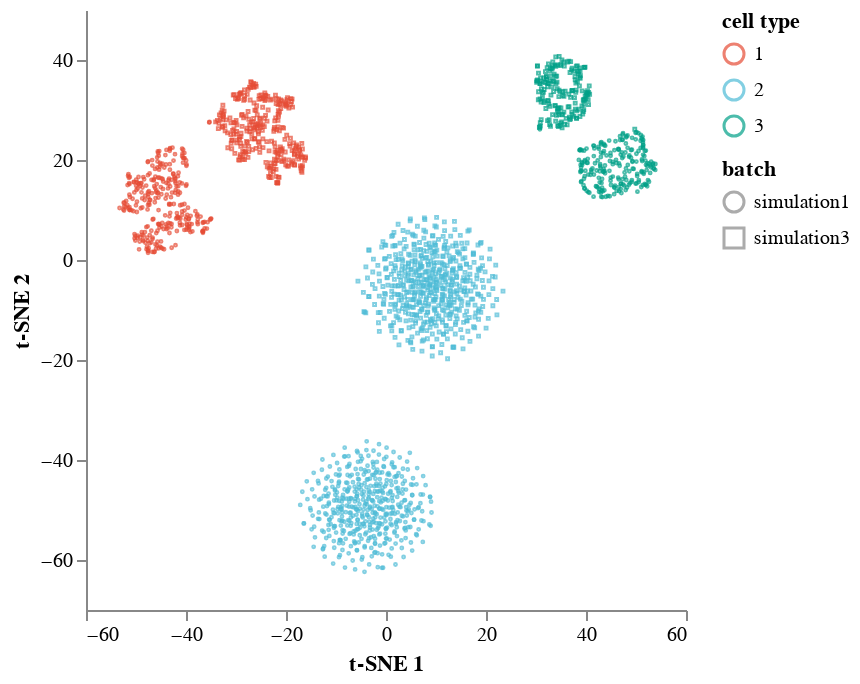

Notebook code cell kept with this figure:
### Code cell
fig1 = tSNEPlot(batches, marker_by = 'batch', color_by = 'cell type', tsne_init = 'pca')
fig1

### Figure 1 — Vega-Lite specification as saved in the notebook (floating-point values rounded to 4 significant figures; data arrays with more than 128 entries replaced by an {"elided": "..."} marker saying what was removed)
{"config": {"range": {"category": ["#E64B35FF", "#4DBBD5FF", "#00A087FF", "#3C5488FF", "#F39B7FFF", "#8491B4FF", "#91D1C2FF", "#DC0000FF", "#7E6148FF", "#B09C85FF", "#E64B35CC", "#4DBBD5CC", "#00A087CC", "#3C5488CC", "#F39B7FCC", "#8491B4CC", "#91D1C2CC", "#DC0000CC", "#7E6148CC", "#B09C85CC", "#E64B3599", "#4DBBD599", "#00A08799", "#3C548899", "#F39B7F99", "#8491B499", "#91D1C299", "#DC000099", "#7E614899", "#B09C8599"]}, "axis": {"grid": false}, "view": {"strokeWidth": 0}}, "data": {"name": "data-2e9e8e0ff88894603c1378c8afbd6f4b"}, "mark": "point", "encoding": {"color": {"type": "ordinal", "field": "cell type", "scale": {"range": "category"}}, "shape": {"type": "ordinal", "field": "batch"}, "size": {"value": 2}, "strokeWidth": {"value": 1}, "x": {"type": "quantitative", "field": "t-SNE 1", "title": "t-SNE 1"}, "y": {"type": "quantitative", "field": "t-SNE 2", "title": "t-SNE 2"}}, "$schema": "https://vega.github.io/schema/vega-lite/v4.8.1.json", "datasets": {"data-2e9e8e0ff88894603c1378c8afbd6f4b": {"elided": "2000 records"}}}
